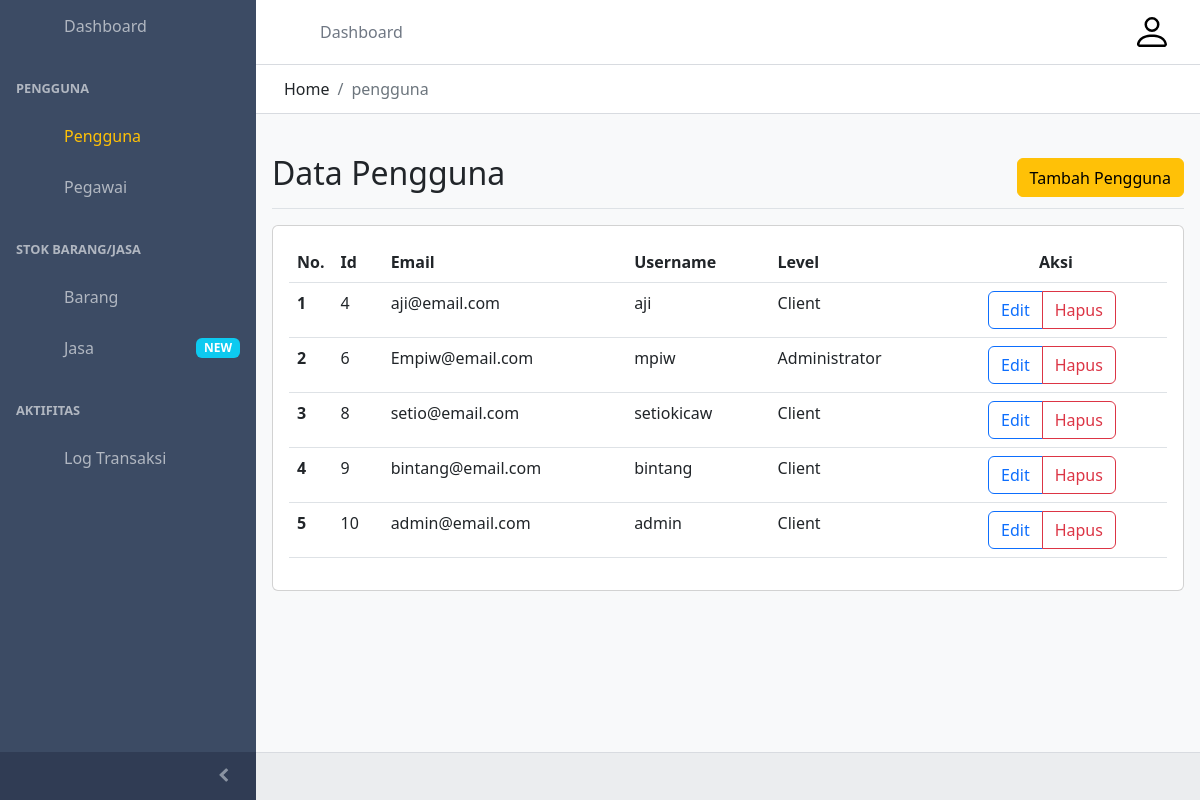
The page /dashboard/index.php?hal=pengguna on the database its author committed.
### tables this page shows
CREATE TABLE `tbluser` (
  `iduser` int(11) NOT NULL,
  `email` varchar(30) DEFAULT NULL,
  `username` varchar(30) DEFAULT NULL,
  `pass` varchar(255) DEFAULT NULL,
  `level` enum('A','C') DEFAULT NULL
);

### dashboard/pengguna/index.php (the view, shortened to what this page needs)
<?php
    include("../connectdb/connect.php");
    $sql = "select * from tbluser";
    $result = $conn->query($sql);
?>
<div class="d-flex justify-content-between flex-wrap flex-md-nowrap align-items-center pt-3 pb-2 mb-3 border-bottom">
        <h1 class="h2">Data Pengguna</h1>
        <div class="btn-toolbar mb-2 mb-md-0">
        <form action="index.php">
            <button type="submit" class="btn btn-warning">
            Tambah Pengguna
          </button>
        </div>
      </div>
      <div class="card">
        <div class="card-body">
            <table class="table table-hover">
                <thead class="thead-dark">
                    <tr>
                    <th scope="col" width=15 class="text-center">No.</th>
                    <th scope="col">Id</th>
                    <th scope="col">Email</th>
                    <th scope="col">Username</th>
                    <th scope="col">Level</th>
                    <th scope="col" class="text-center">Aksi</th>
                    </tr>
                </thead>
                <tbody>
        <?php
            if ($result->num_rows > 0) {
                $nmr=1;
                    while($row = $result->fetch_assoc()) {
        ?>
                    <tr>
                    <th scope="row"><?=$nmr; ?></th>
                    <td>
                        <?=$row['iduser']; ?>
                    </td>
                    <td>
                        <?=$row['email']; ?>
                    </td>
                    <td>
                        <?=$row['username'];?>
                    </td>
                    <td>
                        <?=$row['level']=='A'? 'Administrator' : 'Client';?>
                    </td>
                    <td class="text-center">
                        <div class="btn-group me-2">
                            <a href="index.php?hal=pengguna-edit&id=<?=$row['iduser'];?>&email=<?=$row['email'];?>&username=<?=$row['username'];?>" class="btn btn-outline-primary">Edit</a>
                            <button type="button" class="btn btn-outline-danger" onclick="hapus('\'<?=$row['username'];?>\'')">Hapus</button>
                        </div>
                    </td>
                    </tr>
                    <?php
                        $nmr++;
                            }
                        }else{
                            echo "0 results";
                        }
                    ?>
                </tbody>
                </table>
        </div>
      </div>

### rows shown on the page
tbluser: iduser "4", email "aji@email.com", username "aji", level "Client"
tbluser: iduser "6", email "Empiw@email.com", username "mpiw", level "Administrator"
tbluser: iduser "8", email "setio@email.com", username "setiokicaw", level "Client"
tbluser: iduser "9", email "bintang@email.com", username "bintang", level "Client"
tbluser: iduser "10", email "admin@email.com", username "admin", level "Client"

### other values the page prints
$halaman "pengguna"
